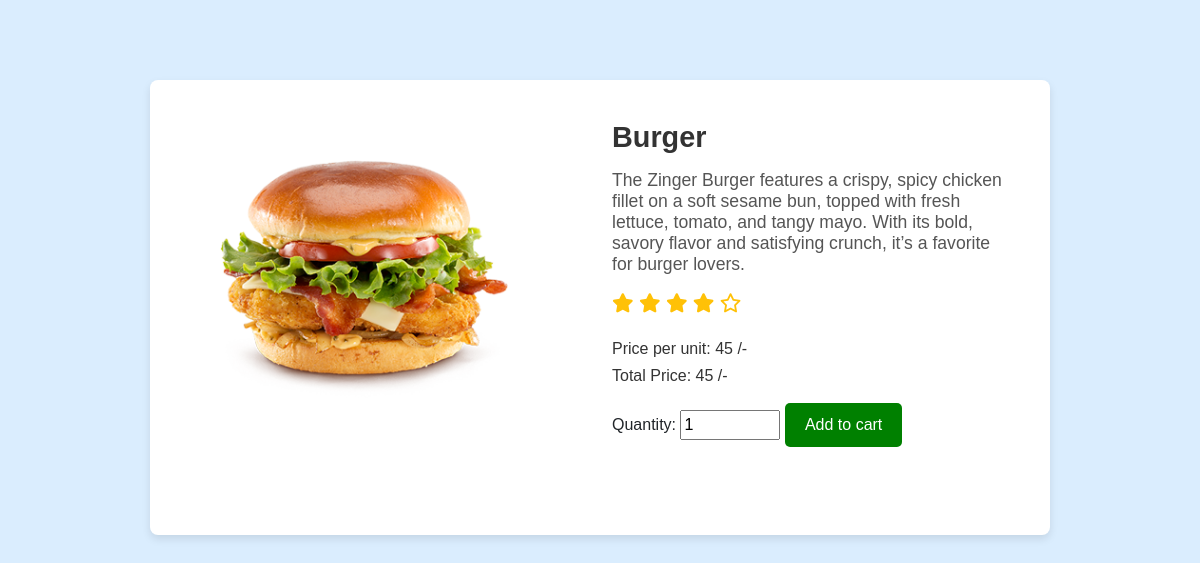
The page /product_view/3 on the database its author committed.
### myapp/models.py (models this page shows, shortened)
class Menu1(models.Model):
    Name = models.CharField(max_length=100, verbose_name='Name')
    Price = models.IntegerField(verbose_name='Price')
    Category = models.CharField(max_length=100, verbose_name='Category')
    Image = models.ImageField(verbose_name='Image', upload_to='images/')  # ImageField for image upload
    Quantity = models.CharField(max_length=100, verbose_name='Quantity')
    Description = models.CharField(max_length=1000, verbose_name='Description')

### myapp/views.py (the view)
# urls.py: path('product_view/<int:id>', views.product_view, name='product_view'),
def product_view(request,id):
    x=Menu1.objects.get(id=id)
    return render(request, 'product_view.html', {'data': x})

### myapp/templates/product_view.html (shortened to what this page needs)
<!DOCTYPE html>
<html lang="en">
<head>
    <link href="https://cdn.jsdelivr.net/npm/bootstrap@5.3.0-alpha1/dist/css/bootstrap.min.css" rel="stylesheet">
    <link rel="stylesheet" href="https://cdnjs.cloudflare.com/ajax/libs/font-awesome/6.0.0-beta3/css/all.min.css">
</head>
<body>
    <div class="product-container container">
        <div class="row">
            <div class="col-md-6 img-box">
                <img src="{{ data.Image.url }}" class="card-img-top" alt="{{ data.name }}">
            </div>
            <div class="col-md-6">
                <h1>{{ data.Name }}</h1>
                <h2>{{ data.Description }}</h2>
                <div class="rating">
                    <i class="fas fa-star"></i>
                    <i class="fas fa-star"></i>
                    <i class="fas fa-star"></i>
                    <i class="fas fa-star"></i>
                    <i class="far fa-star"></i>
                </div>
                <div class="options">
                    <h3>Price per unit: {{ data.Price }} /-</h3>
                    <h3 id="totalPrice">Total Price: {{ data.Price }} /-</h3>
                    <form action="{% url 'add_to_cart' data.id %}" method="post">
                        <label for="quantity">Quantity:</label>
                        <input type="number" id="quantity" name="quantity" min="1" value="1" onchange="updatePrice()">
                        <button type="submit" id="addToCart">Add to cart</button>
                    </form>
                    <br><br>
                </div>
            </div>
        </div>
    </div>
</body>
</html>

### myapp/templates/product_view.html (style rules this page uses)
body { font-family: 'Gill Sans', 'Gill Sans MT', Calibri, 'Trebuchet MS', sans-serif; font-size: 16px; background-color: rgb(218, 237, 254); }
.product-container { max-width: 900px; margin: 20px auto; padding: 40px; margin-top: 80px; box-shadow: 0px 4px 8px rgba(0, 0, 0, 0.1); border-radius: 8px; background-color: #fff; }
.img-box img { width: 80%; padding-top: 40px; padding-left: 30px; border-radius: 8px; }
h1 { color: #333; font-weight: bold; font-size: 1.8em; margin-bottom: 15px; }
h2 { font-weight: normal; font-size: 1.1em; color: #555; margin-bottom: 15px; }
h3 { font-weight: 500; font-size: 1em; color: #333; }
.rating { color: #ffc107; font-size: 1.2em; margin-bottom: 15px; }
.options { margin-top: 20px; }
#quantity { width: 100px; margin-top: 10px; }
#addToCart { display: inline-block; margin-top: 10px; padding: 10px 20px; background-color: green; color: #fff; border: none; border-radius: 5px; text-decoration: none; }

### rows shown on the page
Menu1: Image (picture), Name "Burger", Description "The Zinger Burger features a crispy, spicy chicken fillet on a soft sesame bun, topped with fresh lettuce, tomato, and tangy mayo. With its bold, savory flavor and satisfying crunch, it’s a favorite for burger lovers.", Price "45"
